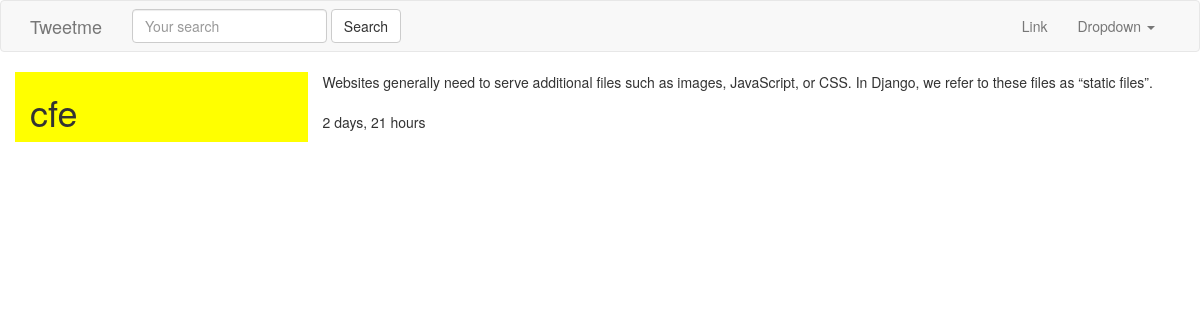
Page /tweet/3/ on the committed database.
### tweets/models.py (models this page shows, shortened)
class Tweet(models.Model):
    user        = models.ForeignKey(settings.AUTH_USER_MODEL)
    content     = models.CharField(max_length=140, validators=[validate_content])
    updated     = models.DateTimeField(auto_now=True)
    timestamp   = models.DateTimeField(auto_now_add=True)
    class Meta:
        ordering = ['-timestamp']

### tweets/views.py (the view)
# urls.py: url(r'^(?P<pk>\d+)/$', TweetDetailView.as_view(), name='detail'), # /tweet/1/
class TweetDetailView(DetailView):
    queryset = Tweet.objects.all()

### tweets/templates/tweets/tweet_detail.html (shortened to what this page needs)
{% extends "base.html" %}
{% block content %}
<div class='row'>
    <div class='col-sm-3 col-xs-12' style='background-color:yellow;'>
        <h1>{{ object.user }} </h1>
    </div>
    <div class='col-sm-9 col-xs-12'>
         {{ object.content }}<br/>
            <br/>
        {{ object.timestamp|timesince }}
    </div>
</div>
{% endblock content %}

### rows in the picture
Tweet: user "cfe", content "Websites generally need to serve additional files such as images, JavaScript, or CSS. In Django, we refer to these files as “static files”.", timestamp "2 days, 21 hours"
